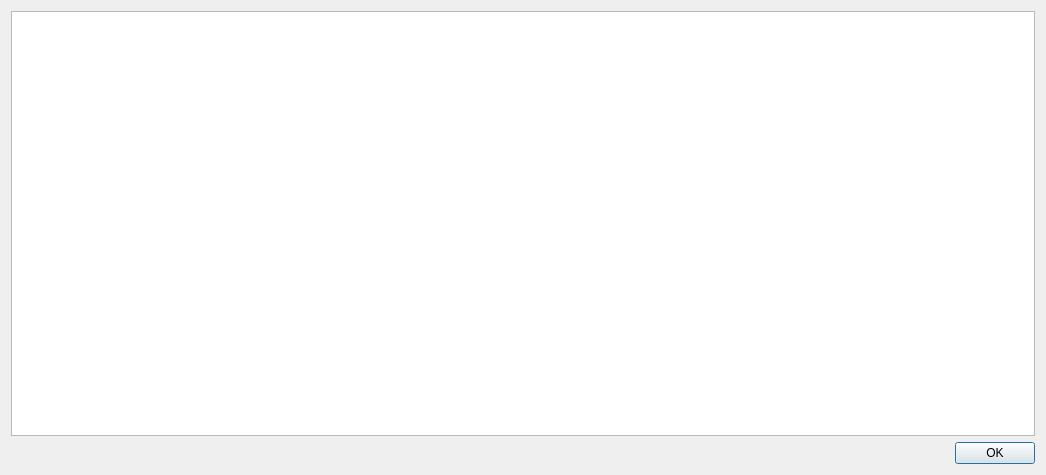
<?xml version="1.0" encoding="UTF-8"?>
<ui version="4.0">
 <class>LogForm</class>
 <widget class="QDialog" name="LogForm">
  <property name="geometry">
   <rect>
    <x>0</x>
    <y>0</y>
    <width>1046</width>
    <height>475</height>
   </rect>
  </property>
  <property name="windowTitle">
   <string>Contact Manager - Log</string>
  </property>
  <property name="accessibleName">
   <string>Contact Manager Log</string>
  </property>
  <property name="accessibleDescription">
   <string>Contact Manager Log</string>
  </property>
  <layout class="QVBoxLayout" name="verticalLayout">
   <item>
    <widget class="QTextEdit" name="logTextEdit">
     <property name="accessibleName">
      <string>Log Messages</string>
     </property>
     <property name="tabChangesFocus">
      <bool>true</bool>
     </property>
     <property name="readOnly">
      <bool>true</bool>
     </property>
    </widget>
   </item>
   <item>
    <widget class="QDialogButtonBox" name="buttonBox">
     <property name="orientation">
      <enum>Qt::Horizontal</enum>
     </property>
     <property name="standardButtons">
      <set>QDialogButtonBox::Ok</set>
     </property>
    </widget>
   </item>
  </layout>
 </widget>
 <resources/>
 <connections>
  <connection>
   <sender>buttonBox</sender>
   <signal>accepted()</signal>
   <receiver>LogForm</receiver>
   <slot>accept()</slot>
   <hints>
    <hint type="sourcelabel">
     <x>248</x>
     <y>254</y>
    </hint>
    <hint type="destinationlabel">
     <x>157</x>
     <y>274</y>
    </hint>
   </hints>
  </connection>
  <connection>
   <sender>buttonBox</sender>
   <signal>rejected()</signal>
   <receiver>LogForm</receiver>
   <slot>reject()</slot>
   <hints>
    <hint type="sourcelabel">
     <x>316</x>
     <y>260</y>
    </hint>
    <hint type="destinationlabel">
     <x>286</x>
     <y>274</y>
    </hint>
   </hints>
  </connection>
 </connections>
</ui>
